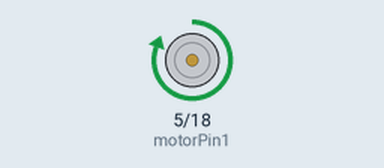
Bench run of a sketch on a simulated ESP32. Shown: motor-driver pin pairs drawn as motors (green arrow = first pin HIGH = forward, orange = second pin HIGH = backward, longer = more drive).

Above: at 1.0 s.
At 3.0 s:
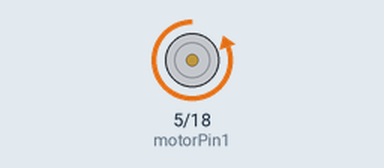
At 5.0 s:
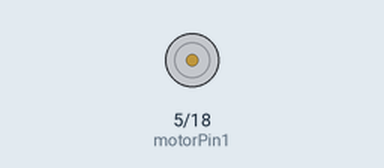
Timing chart, 0 to 7.8 s (numbered marks = the images above):
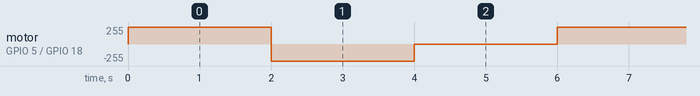

The sketch:

esp32Code_For_L293D.ino
```cpp
// Define motor control pins
const int motorPin1 = 5;  // L293D Pin 2 (IN1)
const int motorPin2 = 18; // L293D Pin 7 (IN2)

void setup() {
  Serial.begin(115200);
  // Initialize motor control pins as outputs
  pinMode(motorPin1, OUTPUT);
  pinMode(motorPin2, OUTPUT);

  // Start the motor in the STOP state
  stopMotor();
}

void loop() {
  // Move motor forward
  forward();
  delay(2000); // Run forward for 2 seconds

  // Move motor backward
  backward();
  delay(2000); // Run backward for 2 seconds

  // Stop the motor
  stopMotor();
  delay(2000); // Stop for 2 seconds
}

void forward() {
  digitalWrite(motorPin1, HIGH); // IN1 HIGH
  digitalWrite(motorPin2, LOW);  // IN2 LOW
}

void backward() {
  digitalWrite(motorPin1, LOW);  // IN1 LOW
  digitalWrite(motorPin2, HIGH); // IN2 HIGH
}

void stopMotor() {
  digitalWrite(motorPin1, LOW); // IN1 LOW
  digitalWrite(motorPin2, LOW); // IN2 LOW
}
```

Measured:
- by itself, motor on GPIO 5 (motorPin1) / GPIO 18 (motorPin2): repeats every 6.0 s: backward 255/255 2.0 s, stopped 2.0 s, forward 255/255 2.0 s
